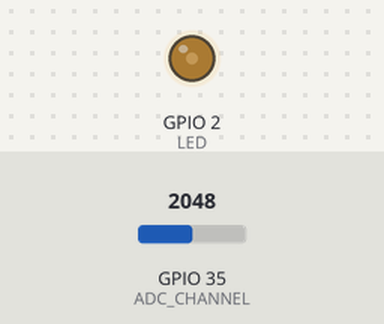
Recording of a sketch running on a simulated ESP32. On the bench: output pins drawn as LEDs (lit = HIGH). The test bench sets the inputs (shaded band); at power-on: GPIO 35 (ADC_CHANNEL) = 2048. What the sketch prints to the serial monitor is not drawn.

Above: at 1.2 s.
1.3 s: GPIO 35 (ADC_CHANNEL) set to 0
At 1.9 s:
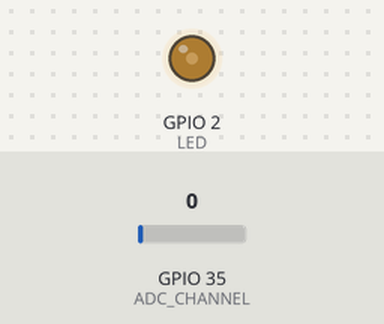
3.0 s: GPIO 35 (ADC_CHANNEL) set to 92
5.1 s: GPIO 35 (ADC_CHANNEL) set to 104
At 10.3 s:
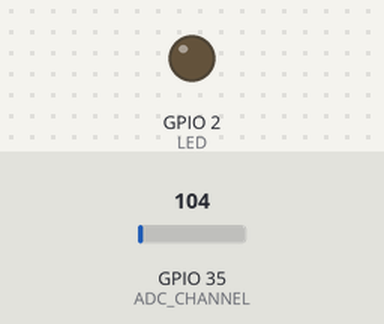
Timing chart, 0 to 11.8 s (numbered marks = the images above; inputs shaded):
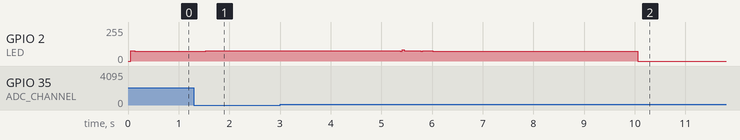

Measured:
- the behaviour switches between 99 and 100 on GPIO 35 (ADC_CHANNEL) (found by bisection; images 1 and 2)
- after the input at 1.3 s, GPIO 2 (LED): 72/255 → 78/255 after 0.23 s

The sketch:

adc_analog_read.ino
```cpp
/*
* Funcao: Leitura de 4 strain gauges e conversão ADC utilizando DMA
* Autor : Paulo Cesar Menegon de Castro
* Data de criacao : 20.02.2026
* Data de modificacao: 11.03.2026
* Referencias: https://embarcados.com.br/esp32-adc-interno/
*
*
*/

// Constants
#define LED 2           // Board LE
#define ADC_CHANNEL 35  // Define ADC channel (ADC1_CHANNEL_7 = GPIO_35)
#define MUX_A 15        // Adress pins for multiplex
#define MUX_B 14        // MSB

// Timer0 instanciation
hw_timer_t* timer0 = NULL;

// Variables
bool t0_int = false;          // Timer0 interrupt flag
unsigned long irq_total = 0;  // Number of irq to do
uint16_t sg[4];               // Data from strain gauges. Value read ADC. Demands 2 bytes (0 a 4095)
unsigned long start_chrono;   // Start chronometer
unsigned long stop_chrono;    // Stop chronometer
uint16_t adc_raw = 0;         // Read values from ADC
uint16_t adc_calib = 0;       // Average of read values from ADC for calibration

// Timer0 interrupt
void IRAM_ATTR timer0_int() {  // RAM is faster than FLASH
  t0_int = true;
  irq_total++;
  if (irq_total == 10000)
    timerStop(timer0);
}

// Timer0 inicialization
void startTimer0() {
  // Frequency of 1 MHz
  timer0 = timerBegin(1000000);  // Frequency in Hz (max 80MHz)

  // Timer0 interruption function
  timerAttachInterrupt(timer0, &timer0_int);

  // Function call interval
  timerAlarm(timer0, 1000, true, 0);  // Function called every 1000 useconds (1KHZ)
}

void read_adc() {
  // Read data from ADC
  adc_raw = analogRead(ADC_CHANNEL);
}

void calibration() {
  // Sum of read values from ADC
  int sum = 0;
  int n_samples = 100;  // Number of samples for calibration
  for (int i = 0; i < n_samples; i++) {
    read_adc();
    sum = sum + adc_raw;
  }
  adc_calib = sum / n_samples;
}

void setup() {
  // Serial port init
  Serial.begin(921600);

  // Onboard LED
  pinMode(LED, OUTPUT);

  // Multiplex address pins
  pinMode(MUX_A, OUTPUT);
  pinMode(MUX_B, OUTPUT);

  // Start calibration
  Serial.println("Calibrando...");
  calibration();
  Serial.println("Calibrado!");

  // Timer0 start
  startTimer0();
}

void loop() {
  // Serial communication causes a lot of delay! Use if only necessary.
  if (t0_int) {
    // Interruption flag
    t0_int = false;

    // Indicate the start of process
    digitalWrite(LED, HIGH);

    // Number of straing gauge read
    uint8_t sg_number = 0;

    // Start ADC reading and processing data from
    start_chrono = micros();  // start of proces

    // Read from wheatstone bridges (1 to 4)
    for (int i = 0; i < 2; i++) {
      digitalWrite(MUX_B, 0);  // Multiplex Control B (MSB)
      for (int j = 0; j < 2; j++) {
        digitalWrite(MUX_A, 0);  // Multiplex Control A (LSB)
        read_adc();              // Read from DMA ADC
        sg[sg_number] = adc_raw;
        sg_number++;
      }
    }
    //Serial.println("-----------------");
    // End of ADC read
    stop_chrono = micros();

    // Indicate the end of conversion
    digitalWrite(LED, LOW);

    // Exporta dados para o monitor serial no formato csv
    Serial.print(irq_total);
    Serial.print(";");
    Serial.print(stop_chrono - start_chrono);
    Serial.print(";");
    Serial.print(adc_calib);
    Serial.print(";");
    Serial.print(sg[0]);
    Serial.print(";");
    Serial.print(sg[1]);
    Serial.print(";");
    Serial.print(sg[2]);
    Serial.print(";");
    Serial.print(sg[3]);
    Serial.println(";");
  }
}
```
